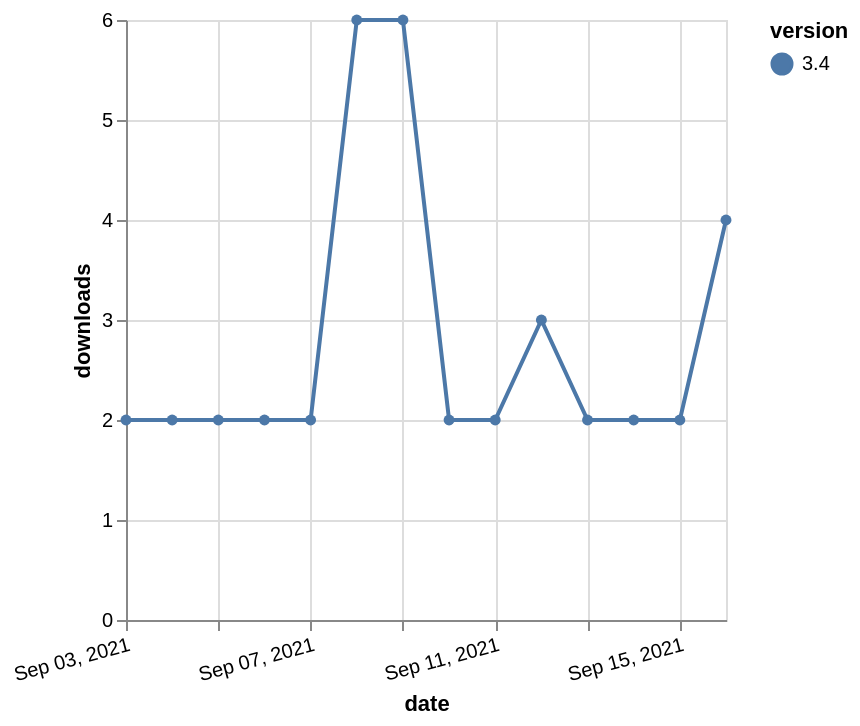

Describe this chart as a Vega-Lite specification.
### Vega-Lite specification from a JSON file in a GitHub repository (floating-point values rounded to 4 significant figures)
{"$schema": "https://vega.github.io/schema/vega-lite/v5.json", "description": "A simple bar chart with embedded data.", "data": {"values": [{"date": "2021-09-03", "total": 14259, "delta": 2, "version": "3.4"}, {"date": "2021-09-04", "total": 14261, "delta": 2, "version": "3.4"}, {"date": "2021-09-05", "total": 14263, "delta": 2, "version": "3.4"}, {"date": "2021-09-06", "total": 14265, "delta": 2, "version": "3.4"}, {"date": "2021-09-07", "total": 14267, "delta": 2, "version": "3.4"}, {"date": "2021-09-08", "total": 14273, "delta": 6, "version": "3.4"}, {"date": "2021-09-09", "total": 14279, "delta": 6, "version": "3.4"}, {"date": "2021-09-10", "total": 14281, "delta": 2, "version": "3.4"}, {"date": "2021-09-11", "total": 14283, "delta": 2, "version": "3.4"}, {"date": "2021-09-12", "total": 14286, "delta": 3, "version": "3.4"}, {"date": "2021-09-13", "total": 14288, "delta": 2, "version": "3.4"}, {"date": "2021-09-14", "total": 14290, "delta": 2, "version": "3.4"}, {"date": "2021-09-15", "total": 14292, "delta": 2, "version": "3.4"}, {"date": "2021-09-16", "total": 14296, "delta": 4, "version": "3.4"}]}, "width": "container", "mark": {"type": "line", "point": {"filled": true}}, "encoding": {"x": {"field": "date", "type": "temporal", "timeUnit": "yearmonthdate", "title": "date", "axis": {"labelAngle": -15}}, "y": {"field": "delta", "type": "quantitative", "title": "downloads"}, "color": {"field": "version", "type": "nominal"}, "tooltip": {"field": "delta"}}}
